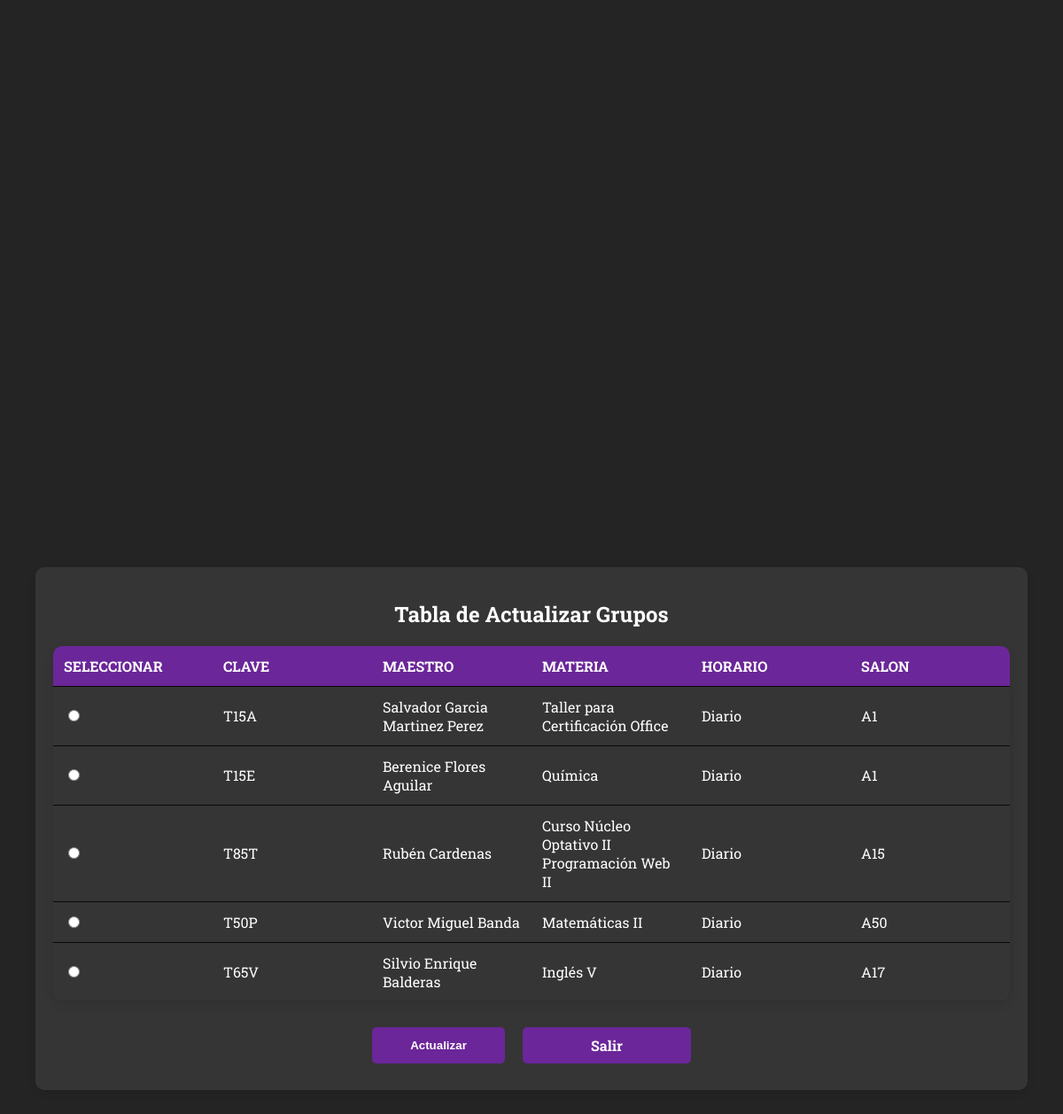
Page /TablaGrupo.php on the committed database.
### tables this page shows
CREATE TABLE `grupos` (
  `grupo` int(11) NOT NULL,
  `clave_grupo` text NOT NULL,
  `maestro` int(11) NOT NULL,
  `materia` int(11) NOT NULL,
  `horario` int(11) NOT NULL,
  `salon` int(11) NOT NULL
);

CREATE TABLE `usuarios` (
  `matricula` int(11) NOT NULL,
  `nombre_completo` text NOT NULL,
  `carrera` int(11) NOT NULL,
  `generacion` int(11) NOT NULL,
  `semestre` int(11) NOT NULL,
  `username` text NOT NULL,
  `password` text NOT NULL,
  `tipo` int(11) NOT NULL
);

CREATE TABLE `materias` (
  `materia` int(11) NOT NULL,
  `nombre_materia` text NOT NULL,
  `clave_materia` text NOT NULL,
  `numero_horas` int(11) NOT NULL,
  `creditos` int(11) NOT NULL,
  `semestre` int(11) NOT NULL,
  `materia_anterior` int(11) DEFAULT NULL,
  `area` int(11) NOT NULL,
  `carrera` int(11) NOT NULL
);

CREATE TABLE `horarios` (
  `horario` int(11) NOT NULL,
  `tipo` text NOT NULL,
  `hora_lunes` text NOT NULL,
  `hora_martes` text NOT NULL,
  `hora_miercoles` text NOT NULL,
  `hora_jueves` text NOT NULL,
  `hora_viernes` text NOT NULL
);

CREATE TABLE `salones` (
  `salon` int(11) NOT NULL,
  `clave_salon` text NOT NULL,
  `nombre_salon` text NOT NULL,
  `ubicacion_fisica` text NOT NULL
);

### TablaGrupo.php (the view, shortened to what this page needs)
<!DOCTYPE html>
<html lang="es">
<head>
    <link rel="stylesheet" type="text/css" href="Tablas_actualizar.css" />
</head>
<body>
    <div class="container">
        <h1>Tabla de Actualizar Grupos</h1>
        <?php
        $servername = "localhost";
        $username = "root";
        $contrasena = "";
        $dbname = "t15a_proyecto";
        $conn = new mysqli($servername, $username, $contrasena, $dbname);
        $sql = "SELECT
        G.grupo,
        G.clave_grupo,
        U.nombre_completo,
        M.nombre_materia,
        H.tipo,
        S.clave_salon
        FROM grupos G
        INNER JOIN usuarios U ON U.matricula = G.maestro
        INNER JOIN materias M ON M.materia = G.materia
        INNER JOIN horarios H ON H.horario = G.horario
        INNER JOIN salones S ON S.salon = G.salon";
        $result = $conn->query($sql);
        if ($result->num_rows > 0) {
            echo "<form method='post' action='FormularioActualizaGrupo.php'>";
            echo "<table>
                    <tr>
                        <th>Seleccionar</th>
                        <th>Clave</th>
                        <th>Maestro</th>
                        <th>Materia</th>
                        <th>Horario</th>
                        <th>Salon</th>
                    </tr>";
            while ($row = $result->fetch_assoc()) {
                echo "<tr>
                        <td><input type='radio' name='id' value='" . $row["grupo"] . "'></td>
                        <td>" . $row["clave_grupo"] . "</td>
                        <td>" . $row["nombre_completo"] . "</td>
                        <td>" . $row["nombre_materia"] . "</td>
                        <td>" . $row["tipo"] . "</td>
                        <td>" . $row["clave_salon"] . "</td>
                      </tr>";
            }
            echo "</table>";
            echo "<div class='button-container'>";
            echo "<input type='submit' value='Actualizar'>";
            echo "<a href='Menu.php'>Salir</a>";
            echo "</div>";
            echo "</form>";
        } else {
            echo "<p>No se encontraron resultados.</p>";
            echo "<div class='button-container'>";
            echo "<a href='Menu.php'>Salir</a>";
            echo "</div>";
        }
        ?>
    </div>
</body>
</html>

### Tablas_actualizar.css (style rules this page uses)
body { margin: 0; padding: 0; font-family: 'Roboto Slab', serif; background-color: #242424; display: flex; justify-content: center; align-items: center; min-height: 100vh; }
.container { width: 90%; max-width: 100%; background-color: #353535; padding: 20px; border-radius: 10px; box-shadow: 0 4px 8px rgba(0, 0, 0, 0.1); text-align: center; color: white; }
h1 { font-size: 24px; color: #ffffff; margin-bottom: 20px; }
table { width: 100%; max-height: 400px; border-collapse: collapse; margin-bottom: 20px; border-radius: 10px; overflow: hidden; box-shadow: 0 4px 12px rgba(0, 0, 0, 0.1); color: white; display: block; overflow-y: auto; }
th, td { padding: 12px; text-align: left; border-bottom: 1px solid #080808; }
th { background-color: #6b2699; color: white; text-transform: uppercase; }
.button-container { display: flex; justify-content: center; }
input[type="submit"], a { padding: 10px 20px; margin: 10px; border: none; background-color: #6b2699; color: white; cursor: pointer; text-decoration: none; border-radius: 5px; display: inline-block; font-weight: bold; width: 150px; text-align: center; transition: all 0.5s; }

### rows in the picture
grupos: clave_grupo "T15A", maestro.nombre_completo "Salvador Garcia Martinez Perez", materia.nombre_materia "Taller para Certificación Office", horario.tipo "Diario", salon.clave_salon "A1"
grupos: clave_grupo "T15E", maestro.nombre_completo "Berenice Flores Aguilar", materia.nombre_materia "Química", horario.tipo "Diario", salon.clave_salon "A1"
grupos: clave_grupo "T85T", maestro.nombre_completo "Rubén Cardenas", materia.nombre_materia "Curso Núcleo Optativo II Programación Web II", horario.tipo "Diario", salon.clave_salon "A15"
grupos: clave_grupo "T50P", maestro.nombre_completo "Victor Miguel Banda", materia.nombre_materia "Matemáticas II", horario.tipo "Diario", salon.clave_salon "A50"
grupos: clave_grupo "T65V", maestro.nombre_completo "Silvio Enrique Balderas", materia.nombre_materia "Inglés V", horario.tipo "Diario", salon.clave_salon "A17"
